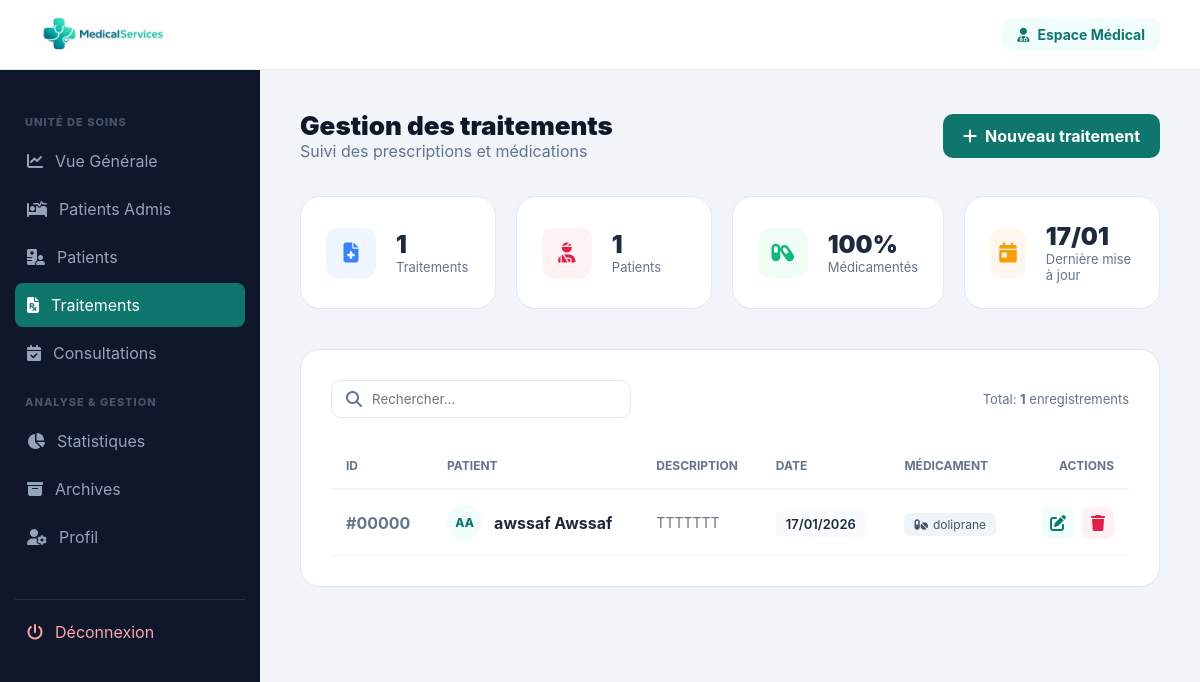
The page /traitement/list.php on the database its author committed.
### tables this page shows
CREATE TABLE `traitements` (
  `id_traitement` int(11) NOT NULL,
  `id_patient` int(11) NOT NULL,
  `code_traitement` varchar(20) DEFAULT NULL,
  `description` text NOT NULL,
  `date_traitement` date NOT NULL,
  `medicament` varchar(255) DEFAULT NULL,
  `suivi` text DEFAULT NULL,
  `date_creation` datetime DEFAULT current_timestamp(),
  `date_modification` datetime DEFAULT current_timestamp() ON UPDATE current_timestamp()
);

CREATE TABLE `patients` (
  `id_patient` int(11) NOT NULL,
  `CIN` varchar(10) NOT NULL,
  `nom` varchar(50) NOT NULL,
  `prenom` varchar(50) NOT NULL,
  `date_naissance` date DEFAULT NULL,
  `sexe` varchar(255) DEFAULT NULL,
  `adresse` varchar(100) DEFAULT NULL,
  `telephone` varchar(20) DEFAULT NULL,
  `email` varchar(50) DEFAULT NULL,
  `groupe_sanguin` varchar(255) NOT NULL,
  `statut` varchar(255) NOT NULL DEFAULT 'stable',
  `allergies` text NOT NULL,
  `date_inscription` timestamp NOT NULL DEFAULT current_timestamp(),
  `id_medecin` int(11) NOT NULL
);

### traitement/list.php (the view, shortened to what this page needs)
<?php
require_once '../config/connexion.php';
$page = isset($_GET['page']) ? intval($_GET['page']) : 1;
$limit = 15;
$offset = ($page - 1) * $limit;
$stmt = $pdo->query("SELECT COUNT(*) as total FROM traitements");
$total_traitements = $stmt->fetch()['total'];
$stmt = $pdo->prepare("
    SELECT t.*, p.nom, p.prenom, p.CIN, p.telephone
    FROM traitements t
    JOIN patients p ON t.id_patient = p.id_patient
    ORDER BY t.date_traitement DESC, t.id_traitement DESC
    LIMIT ? OFFSET ?
");
$stmt->bindValue(1, $limit, PDO::PARAM_INT);
$stmt->bindValue(2, $offset, PDO::PARAM_INT);
$stmt->execute();
$traitements = $stmt->fetchAll();
$stats = $pdo->query("
    SELECT
        COUNT(*) as total,
        COUNT(DISTINCT id_patient) as patients,
        SUM(CASE WHEN medicament IS NOT NULL AND medicament != '' THEN 1 ELSE 0 END) as avec_medicament,
        MAX(date_traitement) as dernier_traitement
    FROM traitements
")->fetch();
?>
<!DOCTYPE html>
<html lang="fr">
<head>
    <link rel="stylesheet" href="https://cdnjs.cloudflare.com/ajax/libs/font-awesome/6.5.0/css/all.min.css">
</head>
<body>
<header>
    <img src="../images/logo_app2.png" style="height: 40px;" alt="MedCare Logo">
    <div class="user-pill">
        <i class="fa-solid fa-user-doctor"></i>
        <span>Espace Médical</span>
    </div>
</header>
<div class="container">
      <aside class="sidebar">
        <h3 style="font-weight: 800;">Unité de Soins</h3>
        <a href="../connexio_utilisateur/dashboard_medecin.php"><i class="fa-solid fa-chart-line"></i> Vue Générale</a>
        <a href="../connexio_utilisateur/hospitalisation.php"><i class="fa-solid fa-bed-pulse"></i> Patients Admis</a>
        <a href="../connexio_utilisateur/patients.php"><i class="fa-solid fa-hospital-user"></i> Patients</a>
        <a href="list.php" class="active"><i class="fa-solid fa-file-prescription"></i> Traitements</a>
        <a href="../connexio_utilisateur/suivis.php"><i class="fa-solid fa-calendar-check"></i> Consultations</a>
        <h3 style="font-weight: 800;">Analyse & Gestion</h3>
        <a href="../admission/statistique.php"><i class="fa-solid fa-chart-pie"></i> Statistiques</a>
        <a href="../connexio_utilisateur/archives.php"><i class="fa-solid fa-box-archive"></i> Archives</a>
        <a href="../connexio_utilisateur/profil_medcin.php"><i class="fa-solid fa-user-gear"></i> Profil</a>
        <div style="margin-top: 40px; border-top: 1px solid rgba(255,255,255,0.1); padding-top: 10px;">
            <a href="../connexio_utilisateur/deconnexion.php" style="color: #fda4af;"><i class="fa-solid fa-power-off"></i> Déconnexion</a>
        </div>
    </aside>
    <main class="main-content">
        <div class="page-header">
            <div class="page-title">
                <h1>Gestion des traitements</h1>
                <p>Suivi des prescriptions et médications</p>
            </div>
            <a href="add.php" class="btn-add">
                <i class="fas fa-plus"></i> Nouveau traitement
            </a>
        </div>
        <div class="stats-grid">
            <div class="stat-card">
                <div class="stat-icon icon-primary"><i class="fas fa-file-medical"></i></div>
                <div>
                    <h3 style="font-size: 24px; font-weight: 900;"><?= number_format($stats['total']) ?></h3>
                    <p style="color: var(--text-muted); font-size: 13px;">Traitements</p>
                </div>
            </div>
            <div class="stat-card">
                <div class="stat-icon icon-secondary"><i class="fas fa-user-injured"></i></div>
                <div>
                    <h3 style="font-size: 24px; font-weight: 900;"><?= number_format($stats['patients']) ?></h3>
                    <p style="color: var(--text-muted); font-size: 13px;">Patients</p>
                </div>
            </div>
            <div class="stat-card">
                <div class="stat-icon icon-success"><i class="fas fa-capsules"></i></div>
                <div>
                    <h3 style="font-size: 24px; font-weight: 900;"><?= $stats['total'] > 0 ? round(($stats['avec_medicament'] / $stats['total']) * 100) : 0 ?>%</h3>
                    <p style="color: var(--text-muted); font-size: 13px;">Médicamentés</p>
                </div>
            </div>
            <div class="stat-card">
                <div class="stat-icon icon-warning"><i class="fas fa-calendar-day"></i></div>
                <div>
                    <h3 style="font-size: 24px; font-weight: 900;"><?= $stats['dernier_traitement'] ? date('d/m', strtotime($stats['dernier_traitement'])) : '--' ?></h3>
                    <p style="color: var(--text-muted); font-size: 13px;">Dernière mise à jour</p>
                </div>
            </div>
        </div>
        <div class="table-container">
            <div class="table-toolbar">
                <div class="search-box">
                    <i class="fas fa-search"></i>
                    <input type="text" id="searchInput" placeholder="Rechercher...">
                </div>
                <div style="font-size: 13px; color: var(--text-muted);">
                    Total: <strong><?= number_format($total_traitements) ?></strong> enregistrements
                </div>
            </div>
            <?php if(count($traitements) > 0): ?>
                <table class="data-table" id="treatmentsTable">
                    <thead>
                        <tr>
                            <th>ID</th>
                            <th>Patient</th>
                            <th>Description</th>
                            <th>Date</th>
                            <th>Médicament</th>
                            <th style="text-align:right;">Actions</th>
                        </tr>
                    </thead>
                    <tbody>
                        <?php foreach($traitements as $t):
                            $initials = strtoupper(substr($t['nom'] ?? '', 0, 1) . substr($t['prenom'] ?? '', 0, 1));
                        ?>
                        <tr>
                            <td style="font-weight: 700; color: var(--text-muted);">#<?= str_pad($t['id_traitement'], 5, '0', STR_PAD_LEFT) ?></td>
                            <td>
                                <div class="patient-cell">
                                    <div class="patient-avatar"><?= $initials ?></div>
                                    <div class="patient-info">
                                        <div class="patient-name"><?= htmlspecialchars($t['nom'] . ' ' . $t['prenom']) ?></div>
                                    </div>
                                </div>
                            </td>
                            <td>
                                <div style="color: var(--text-muted); font-size: 14px; max-width: 250px;" title="<?= htmlspecialchars($t['description']) ?>">
                                    <?= htmlspecialchars(mb_strimwidth($t['description'], 0, 60, '...')) ?>
                                </div>
                            </td>
                            <td><span class="date-badge"><?= date('d/m/Y', strtotime($t['date_traitement'])) ?></span></td>
                            <td>
                                <?php if(!empty($t['medicament'])): ?>
                                    <span class="medicament-tag"><i class="fas fa-pills" style="margin-right: 5px;"></i><?= htmlspecialchars(mb_strimwidth($t['medicament'], 0, 25, '...')) ?></span>
                                <?php else: ?>
                                    <span class="no-medicament">Aucun</span>
                                <?php endif; ?>
                            </td>
                            <td>
                                <div class="action-buttons" style="justify-content: flex-end;">
                                    <a href="edit.php?id=<?= $t['id_traitement'] ?>" class="btn-action btn-edit" title="Modifier"><i class="fas fa-edit"></i></a>
                                    <a href="delete.php?id=<?= $t['id_traitement'] ?>" class="btn-action btn-delete" onclick="return confirmDelete(<?= $t['id_traitement'] ?>)" title="Supprimer"><i class="fas fa-trash"></i></a>
                                </div>
                            </td>
                        </tr>
                        <?php endforeach; ?>
                    </tbody>
                </table>
            <?php endif; ?>
        </div>
    </main>
</div>
</body>
</html>

### traitement/list.php (style rules this page uses)
:root { --primary: #0f766e; --primary-light: #f0fdfa; --sidebar-bg: #0f172a; --bg-body: #f1f5f9; --danger: #e11d48; --success: #10b981; --warning: #f59e0b; --info: #3b82f6; --text-main: #1e293b; --text-muted: #64748b; }
* { margin:0; padding:0; box-sizing:border-box; font-family: 'Inter', sans-serif; }
body { background: var(--bg-body); color: var(--text-main); }
header { background: #fff; padding: 0 40px; height: 70px; display: flex; justify-content: space-between; align-items: center; border-bottom: 1px solid #e2e8f0; position: sticky; top: 0; z-index: 100; }
.user-pill { background: var(--primary-light); padding: 8px 15px; border-radius: 10px; color: var(--primary); font-weight: 700; font-size: 14px; display: flex; align-items: center; gap: 8px; }
.container { display: flex; min-height: calc(100vh - 70px); }
.sidebar { width: 260px; background: var(--sidebar-bg); padding: 25px 15px; }
.sidebar h3 { color: #475569; font-size: 11px; text-transform: uppercase; letter-spacing: 1px; margin: 20px 0 10px 10px; }
.sidebar a { display: flex; align-items: center; gap: 12px; color: #94a3b8; text-decoration: none; padding: 12px; border-radius: 8px; margin-bottom: 4px; transition: 0.3s; }
.sidebar a:hover, .sidebar a.active { background: var(--primary); color: #fff; }
.main-content { flex: 1; padding: 40px; }
.page-header { display: flex; justify-content: space-between; align-items: center; margin-bottom: 35px; }
.page-title h1 { font-size: 26px; font-weight: 900; color: #0f172a; }
.page-title p { color: var(--text-muted); }
.btn-add { background: var(--primary); color: white; padding: 12px 20px; border-radius: 10px; text-decoration: none; font-weight: 700; display: flex; align-items: center; gap: 8px; transition: 0.3s; }
.stats-grid { display: grid; grid-template-columns: repeat(4, 1fr); gap: 20px; margin-bottom: 40px; }
.stat-card { background: #fff; padding: 25px; border-radius: 20px; border: 1px solid #e2e8f0; display: flex; align-items: center; gap: 20px; }
.stat-icon { width: 50px; height: 50px; border-radius: 12px; display: flex; align-items: center; justify-content: center; font-size: 20px; }
.icon-primary { background: #eff6ff; color: var(--info); }
.icon-secondary { background: #fef2f2; color: var(--danger); }
.icon-success { background: #f0fdf4; color: var(--success); }
.icon-warning { background: #fff7ed; color: var(--warning); }
.table-container { background: #fff; border-radius: 20px; padding: 30px; border: 1px solid #e2e8f0; }
.table-toolbar { display: flex; justify-content: space-between; align-items: center; margin-bottom: 25px; }
.search-box { position: relative; width: 300px; }
.search-box input { width: 100%; padding: 10px 15px 10px 40px; border: 1px solid #e2e8f0; border-radius: 10px; outline: none; transition: 0.3s; }
.search-box i { position: absolute; left: 15px; top: 50%; transform: translateY(-50%); color: var(--text-muted); }
.data-table { width: 100%; border-collapse: collapse; }
.data-table th { text-align: left; padding: 15px; color: #64748b; font-size: 12px; text-transform: uppercase; border-bottom: 2px solid #f1f5f9; }
.data-table td { padding: 15px; border-bottom: 1px solid #f1f5f9; }
.patient-cell { display: flex; align-items: center; gap: 12px; }
.patient-avatar { width: 35px; height: 35px; background: var(--primary-light); color: var(--primary); border-radius: 50%; display: flex; align-items: center; justify-content: center; font-weight: 800; font-size: 12px; }
.patient-name { font-weight: 700; }
.date-badge { background: #f8fafc; padding: 5px 10px; border-radius: 6px; font-size: 13px; font-weight: 600; }
.medicament-tag { background: #f1f5f9; color: #475569; padding: 4px 10px; border-radius: 6px; font-size: 12px; }
.action-buttons { display: flex; gap: 8px; }
.btn-action { width: 32px; height: 32px; border-radius: 8px; display: flex; align-items: center; justify-content: center; text-decoration: none; transition: 0.2s; }
.btn-edit { background: var(--primary-light); color: var(--primary); }
.btn-delete { background: #fff1f2; color: var(--danger); }

### rows shown on the page
traitements: id_traitement "00000", id_patient.prenom "AA", id_patient.prenom "awssaf Awssaf", description "TTTTTTT", date_traitement "17/01/2026", medicament "doliprane"

### other values the page prints
$stats['total'] "1"
$stats['patients'] "1"
date('d/m', strtotime($stats['dernier_traitement'])) "17/01"
$total_traitements "1"
